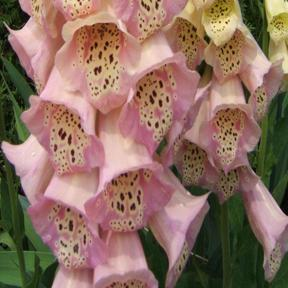
%> input picture data/1/12_flower1.jpg, 288 x 288 px
$ octave --eval "result = get_feature(imread('../data/1/12_flower1.jpg'));"   (GNU Octave 9; MATLAB toolbox functions it lacks are replaced by stand-ins)
%> lines starting %> are read from the running program, lines starting %| are printed output that depends on the picture
function [ feature ] = get_feature( input_img )
%UNTITLED3 Summary of this function goes here
%   Detailed explanation goes here
img_224 = imresize(input_img,[56,56]);
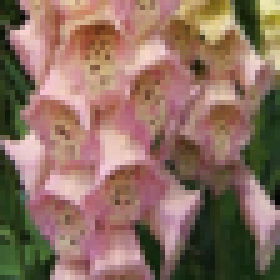
%> img_224: size 56x56x3 uint8 (shown 5 times larger); mean R, G, B 141.5, 111.6, 97.4
img_gray = rgb2gray( img_224);
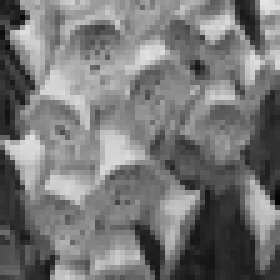
%> img_gray: size 56x56 uint8 (shown 5 times larger); min 4, max 227, mean 118.9
img_gray = double(img_gray);
%> img_gray: size 56x56 double
feature = reshape(img_gray,1,[]);
%> feature = 3136 values, max 227 at index 2913, min 4 at index 3121, mean 118.9
%> `result = get_feature(imread('../data/1/12_flower1.jpg'));`: result has the same summary as feature in get_feature

end

$ run again, on data/1/31_flower1.jpg
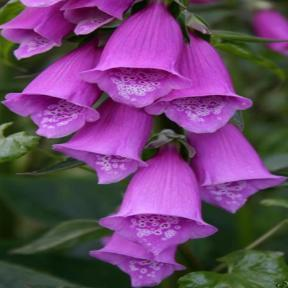
%> input picture data/1/31_flower1.jpg, 288 x 288 px
%> in get_feature, `img_224 = imresize(input_img,[56,56]);`:
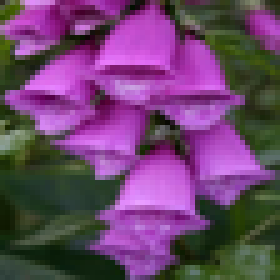
%> img_224: size 56x56x3 uint8 (shown 5 times larger); mean R, G, B 108, 68, 108.2
%> in get_feature, `img_gray = rgb2gray( img_224);`:
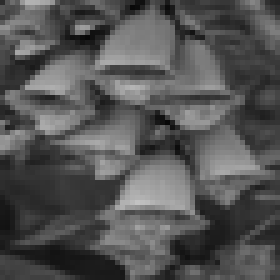
%> img_gray: size 56x56 uint8 (shown 5 times larger); min 7, max 194, mean 84.5
%> feature = 3136 values, max 194 at index 1553, min 7 at index 960, mean 84.52
%> result has the same summary as feature in get_feature

$ run again, on data/1/35_flower1.jpg
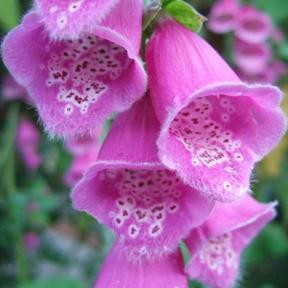
%> input picture data/1/35_flower1.jpg, 288 x 288 px
%> in get_feature, `img_224 = imresize(input_img,[56,56]);`:
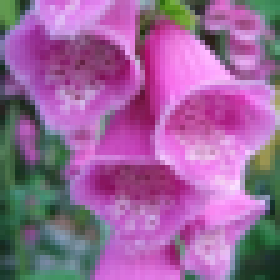
%> img_224: size 56x56x3 uint8 (shown 5 times larger); mean R, G, B 154.4, 101.9, 154.5
%> in get_feature, `img_gray = rgb2gray( img_224);`:
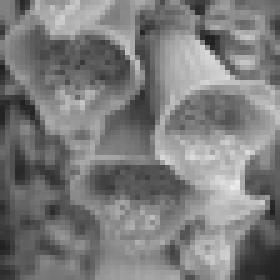
%> img_gray: size 56x56 uint8 (shown 5 times larger); min 32, max 233, mean 123.6
%> feature = 3136 values, max 233 at index 2614, min 32 at index 2360, mean 123.6
%> result has the same summary as feature in get_feature

$ run again, on data/1/39_flower1.jpg
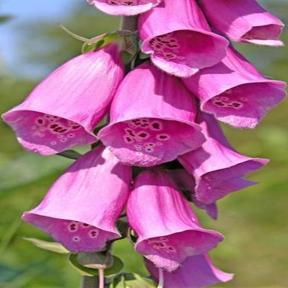
%> input picture data/1/39_flower1.jpg, 288 x 288 px
%> in get_feature, `img_224 = imresize(input_img,[56,56]);`:
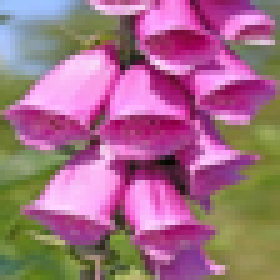
%> img_224: size 56x56x3 uint8 (shown 5 times larger); mean R, G, B 163.6, 109.7, 134.6
%> in get_feature, `img_gray = rgb2gray( img_224);`:
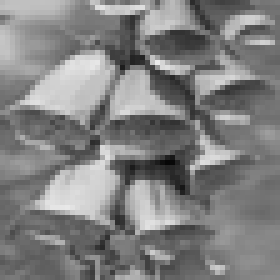
%> img_gray: size 56x56 uint8 (shown 5 times larger); min 6, max 235, mean 128.7
%> feature = 3136 values, max 235 at index 1749, min 6 at index 1881, mean 128.7
%> result has the same summary as feature in get_feature
